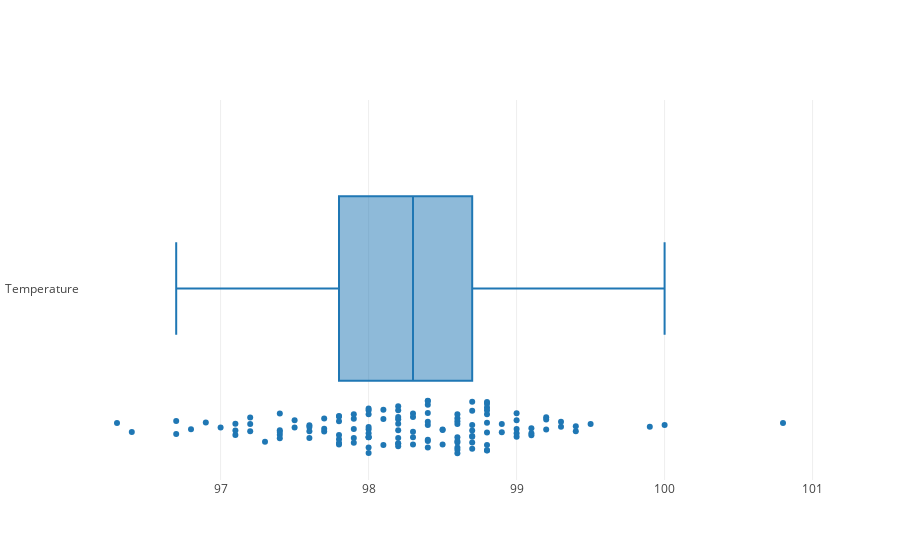

Notebook cell for this chart:
### Markdown cell above
Here we see that there is more variation in Females as compared to Males. And again most data lies in 97 to 99 range.

### Code cell
import plotly.offline as offline
import plotly.graph_objs as go

offline.init_notebook_mode(connected=True)

box = go.Box(x=list(df.temperature),boxpoints='all',name='Temperature')
data = [box]
fig = go.Figure(data=data)
offline.iplot(fig)

### Figure 1 — Plotly figure (JSON) as saved in the notebook; plotly's stock layout.template omitted (floating-point values rounded to 4 significant figures; data arrays with more than 128 entries replaced by an {"elided": "..."} marker saying what was removed)
{"data": [{"boxpoints": "all", "name": "Temperature", "type": "box", "x": {"elided": "130 float values"}}], "layout": {}}
